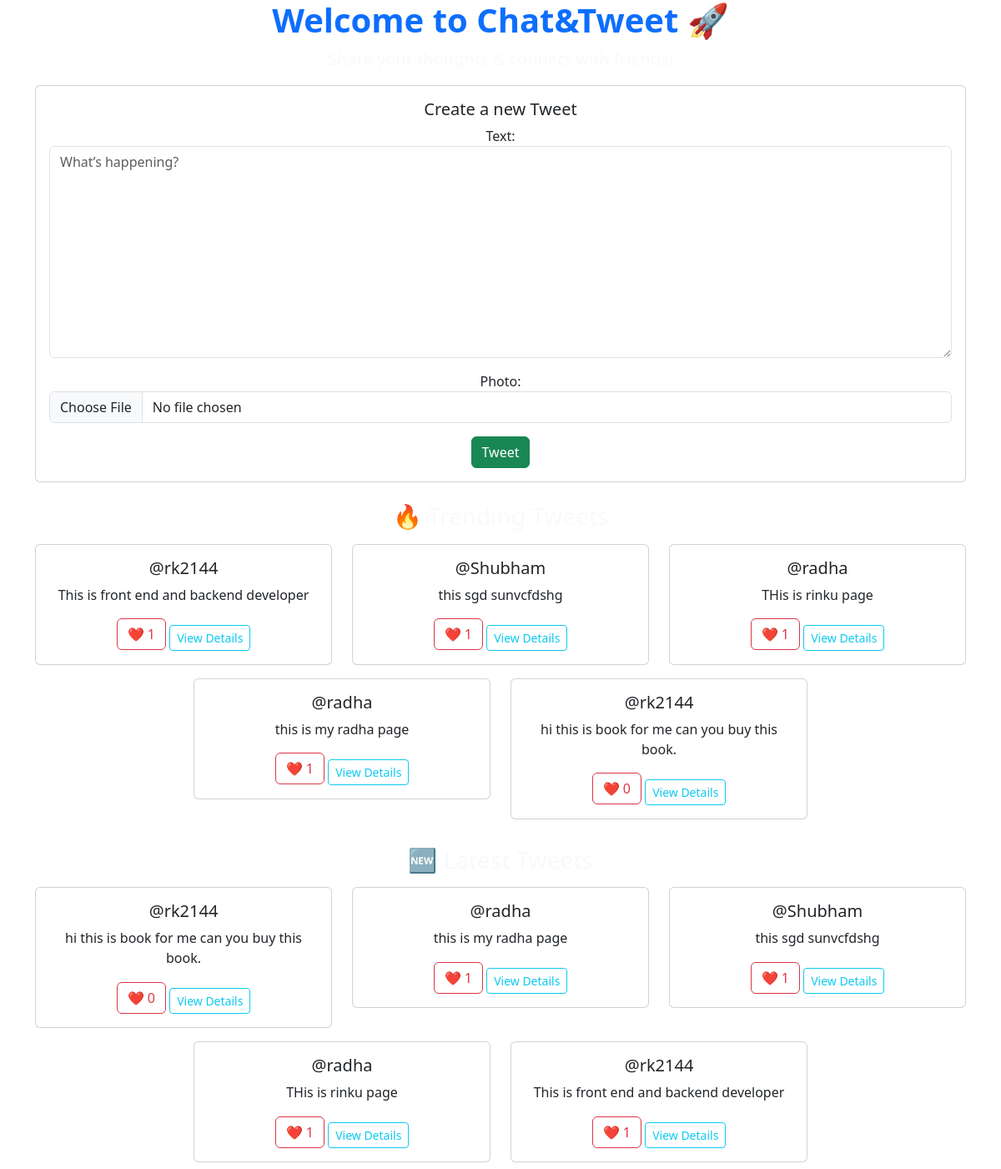
The app's page / (signed in) with its own data.
### tweet/models.py (models this page shows, shortened)
class Tweet(models.Model):
    user = models.ForeignKey(User, on_delete=models.CASCADE)
    text = models.TextField(max_length=240)
    photo = models.ImageField(upload_to='photo/', blank=True, null=True)
    created_at = models.DateTimeField(auto_now_add=True)
    updated_at = models.DateTimeField(auto_now=True)
    def total_likes(self):
        return self.likes.count()

### tweet/views.py (the view)
# urls.py: path('', views.home, name='home'),
def home(request):
    latest_tweets = Tweet.objects.all().order_by('-created_at')[:5]
    trending_tweets = Tweet.objects.annotate(like_count=Count('likes')).order_by('-like_count')[:5]
    top_users = Tweet.objects.values('user__username').annotate(tweet_count=Count('id')).order_by('-tweet_count')[:5]
    if request.user.is_authenticated:
        if request.method == 'POST':
            form = TweetForm(request.POST, request.FILES)
            if form.is_valid():
                tweet = form.save(commit=False)
                tweet.user = request.user
                tweet.save()
                return redirect('home')
        else:
            form = TweetForm()
    else:
        form = None
    context = {
        'latest_tweets': latest_tweets,
        'trending_tweets': trending_tweets,
        'top_users': top_users,
        'form': form
    }
    return render(request, 'home.html', context)

### tweet/forms.py
class TweetForm(forms.ModelForm):
    class Meta:
        model = Tweet
        fields = ['text', 'photo']
        widgets = {
            'text': forms.Textarea(attrs={
                'class': 'form-control',
                'placeholder': 'What’s happening?'
            }),
            'photo': forms.ClearableFileInput(attrs={'class': 'form-control'}),
        }

### tweet/templates/home.html (shortened to what this page needs)
{% extends "layout.html" %}
{% block content %}
<div class="text-center">
    <h1 class="fw-bold text-primary">Welcome to Chat&Tweet 🚀</h1>
    <p class="lead text-light">Share your thoughts & connect with friends!</p>
    {% if user.is_authenticated %}
        <div class="card my-3 p-3">
            <h5>Create a new Tweet</h5>
            <form method="post" enctype="multipart/form-data" action="{% url 'tweet_create' %}">
                {{ form.as_p }}
                <button class="btn btn-success" type="submit">Tweet</button>
            </form>
        </div>
    {% else %}
        <p class="text-warning">Login to create a tweet!</p>
    {% endif %}
    <h3 class="text-light mt-4">🔥 Trending Tweets</h3>
    <div class="row justify-content-center">
        {% for tweet in trending_tweets %}
        <div class="col-md-4">
            <div class="card my-2">
                <div class="card-body">
                    <h5 class="card-title">@{{ tweet.user.username }}</h5>
                    <p class="card-text">{{ tweet.text|truncatechars:100 }}</p>
                    <button class="btn btn-outline-danger like-btn" data-tweet-id="{{ tweet.id }}">
                        ❤️ <span class="likes-count">{{ tweet.total_likes }}</span>
                    </button>
                    <a href="{% url 'tweet_detail' tweet.id %}" class="btn btn-outline-info btn-sm mt-2">View Details</a>
                </div>
            </div>
        </div>
        {% empty %}
        <p class="text-muted">No trending tweets yet.</p>
        {% endfor %}
    </div>
    <h3 class="text-light mt-4">🆕 Latest Tweets</h3>
    <div class="row justify-content-center">
        {% for tweet in latest_tweets %}
        <div class="col-md-4">
            <div class="card my-2">
                <div class="card-body">
                    <h5 class="card-title">@{{ tweet.user.username }}</h5>
                    <p class="card-text">{{ tweet.text|truncatechars:100 }}</p>
                    <button class="btn btn-outline-danger like-btn" data-tweet-id="{{ tweet.id }}">
                        ❤️ <span class="likes-count">{{ tweet.total_likes }}</span>
                    </button>
                    <a href="{% url 'tweet_detail' tweet.id %}" class="btn btn-outline-info btn-sm mt-2">View Details</a>
                </div>
            </div>
        </div>
        {% empty %}
        <p class="text-muted">No tweets yet.</p>
        {% endfor %}
    </div>
</div>
{% endblock %}

### records on screen
Tweet: user.username "rk2144", text "This is front end and backend developer", total_likes "1"
Tweet: user.username "Shubham", text "this sgd sunvcfdshg", total_likes "1"
Tweet: user.username "radha", text "THis is rinku page", total_likes "1"
Tweet: user.username "radha", text "this is my radha page", total_likes "1"
Tweet: user.username "rk2144", text "hi this is book for me can you buy this book.", total_likes "0"
